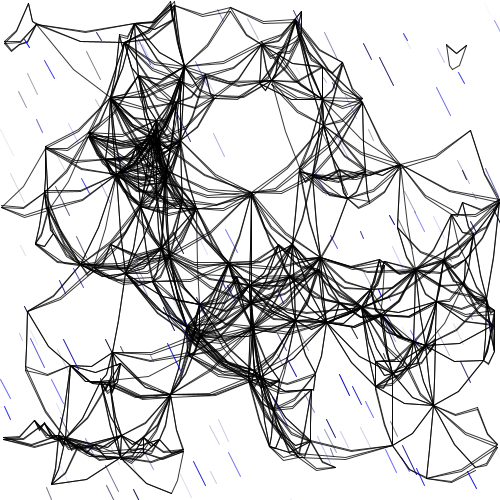
Frame 1 (no input)
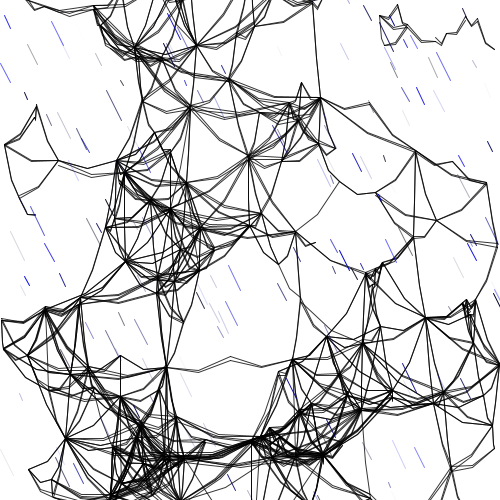
Frame 60 (the mouse pressed at the canvas centre just before this capture)
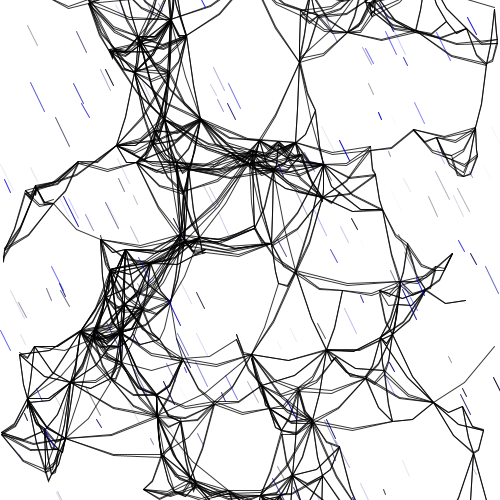
Frame 120 (the mouse held since frame 60 and released just before this capture)

The Processing sketch that drew these frames (run headless with seeded random() and noise(); from frame 60 on, the mouse is pressed at the canvas centre):

// Processing sketch: processing_124090
// ── processing_124090.pde

//use class to define objects.Rain & Umbrellas.
//Lin,Lien Ya   institute of Industrial design.
int _num =160;
Circle[]_circleArr= {
};
Circle2[]_circleArr2= {
};
void setup() {
  size(500, 500);
  background(255);
  smooth();
  strokeWeight(1);
  fill(150, 50);
  drawCircles();
}

void draw() {
  background(255);
  for (int i=0;i<_circleArr.length;i++) {
    Circle thisCirc=_circleArr[i];
    thisCirc.updateMe();
  }
  for (int i=0;i<_circleArr2.length;i++) {
    Circle2 thisCirc2=_circleArr2[i];
    thisCirc2.updateMe2();
  }
}


void mouseReleased() {
  //drawCircles();
  if (_num>0) {
    for (int i=0; i<20; i++) {
      _circleArr =(Circle[])shorten(_circleArr);
      _circleArr2 =(Circle2[])shorten(_circleArr2);
      _num=_num-1;
    }
  }
}

void drawCircles() {
  for (int i=0; i<_num; i++) {
    Circle thisCirc = new Circle();
    thisCirc.drawMe();
    Circle2 thisCirc2 = new Circle2();
    thisCirc2.drawMe2();
    _circleArr =(Circle[])append(_circleArr, thisCirc);
    _circleArr2 =(Circle2[])append(_circleArr2, thisCirc2);
  }
}


class Circle {
  float x, y;
  float radius;
  color linecol, fillcol;
  float alph;
  float xmove, ymove;

  Circle() {
    x = random(width);
    y = random(height);
    radius = random(50) + 10;
    linecol = color(random(255), random(255));
    fillcol = color(random(50, 105), random(50, 105), random(100, 255), random(175));
    alph = random(100, 255);
    xmove = random(10) - 5;
    ymove = random(10) - 5;
  }

  void drawMe() {
    noStroke();
    fill(fillcol, alph);
    line(x, y, radius/2, radius*2);
    stroke(linecol, 150);
  }
  void updateMe() {
    // x += xmove;
    y += ymove;
    if (x > (width+radius)) {
      x=0-radius;
    }
    if (x < (0-radius)) {
      x=width+radius;
    }
    if (y > (height+radius)) {
      y=0-radius;
    }
    if (y < (0-radius)) {
      y=height+radius;
    }

    //  boolean touching = false;
    for (int i=0; i<_circleArr.length; i++) {
      Circle otherCirc = _circleArr[i];
      if (otherCirc != this) {
        float dis = dist(x, y, otherCirc.x, otherCirc.y);
        float overlap = dis - radius - otherCirc.radius;
        if (overlap < 0) {
          stroke(0, 200);
          strokeWeight(1);
          overlap *= -1;
          beginShape();
          noFill();
          vertex(x, y);
          vertex((x+otherCirc.x)/2, (y+otherCirc.y)/2+8);
          vertex(otherCirc.x, otherCirc.y);
          endShape();
          // line(x, y, otherCirc.x, otherCirc.y);
        }
        drawMe();
      }
    }
  }
}

class Circle2 {
  float x2, y2;
  float radius2;
  color linecol2, fillcol2;
  float alph2;
  float xmove2, ymove2;

  Circle2() {
    x2 = random(width);
    y2 = random(height);
    radius2 = random(50) + 10;
    linecol2 = color(0, 0, random(255), random(255));
    fillcol2 = color(0, 0, random(255), random(255));
    alph2 = random(100, 255);
    xmove2 = random(10) - 5;
    ymove2 = random(10);
  }

  void drawMe2() {
    stroke(linecol2);
    strokeWeight(1);
    line(x2, y2, x2+radius2/4, y2+radius2/2);
    //stroke(linecol2, 150);
    //fill(0);
    //ellipse(x2, y2, 10, 10);
  }
  void updateMe2() {
    // x += xmove;
    y2 += ymove2;
    if (x2 > (width+radius2)) {
      x2=0-radius2;
    }
    if (x2 < (0-radius2)) {
      x2=width+radius2;
    }
    if (y2 > (height+radius2)) {
      y2=0-radius2;
    }
    if (y2 < (0-radius2)) {
      y2=height+radius2;
    }
    drawMe2();
  }
}
